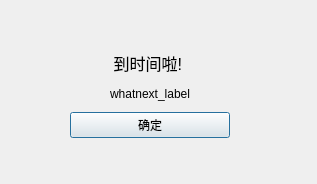
<?xml version="1.0" encoding="UTF-8"?>
<ui version="4.0">
 <class>timer_popup</class>
 <widget class="QDialog" name="timer_popup">
  <property name="geometry">
   <rect>
    <x>0</x>
    <y>0</y>
    <width>317</width>
    <height>184</height>
   </rect>
  </property>
  <property name="windowTitle">
   <string>Dialog</string>
  </property>
  <widget class="QWidget" name="verticalLayoutWidget">
   <property name="geometry">
    <rect>
     <x>70</x>
     <y>50</y>
     <width>160</width>
     <height>88</height>
    </rect>
   </property>
   <layout class="QVBoxLayout" name="verticalLayout">
    <item>
     <widget class="QLabel" name="label">
      <property name="font">
       <font>
        <pointsize>12</pointsize>
       </font>
      </property>
      <property name="text">
       <string>到时间啦! </string>
      </property>
      <property name="alignment">
       <set>Qt::AlignCenter</set>
      </property>
     </widget>
    </item>
    <item>
     <widget class="QLabel" name="whatnext_label">
      <property name="text">
       <string>whatnext_label</string>
      </property>
      <property name="alignment">
       <set>Qt::AlignCenter</set>
      </property>
     </widget>
    </item>
    <item>
     <widget class="QPushButton" name="pushButton">
      <property name="text">
       <string>确定</string>
      </property>
     </widget>
    </item>
   </layout>
  </widget>
 </widget>
 <resources/>
 <connections/>
</ui>
